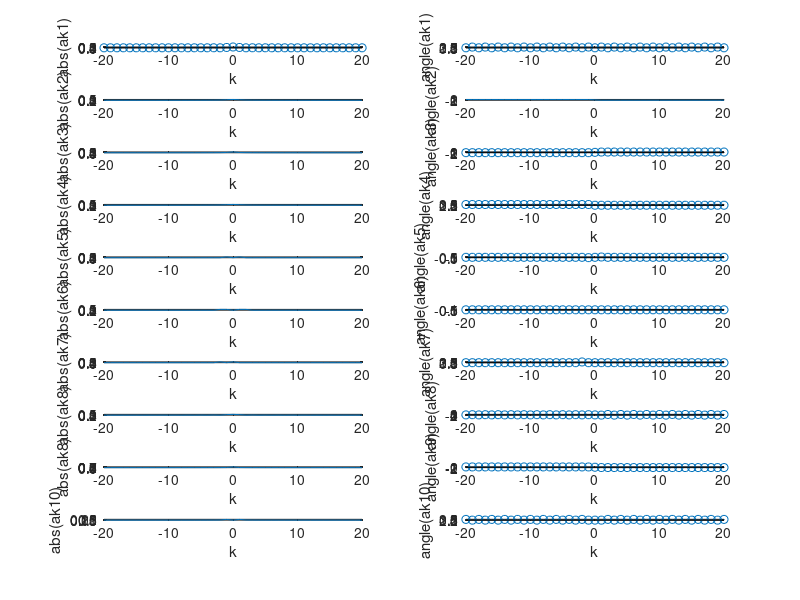

Write MATLAB code to recreate this figure.
clc;
close all;

t=-20:0.01:20;
j=1;
for k=-20:20
    ak1(j)=((-1)^k-1)/(k*pi)^2;
    ak2(j)=(1-(-1^k))/(2*1i*pi*k);
    ak3(j)=(-1/(1i*k*2*pi));
    ak4(j)=1/(k*pi);
    ak8(j)=((-1)^k-1)/(-1i*2*pi*k);
    ak9(j)=(1-exp(-1))/(1+1i*pi*2*k);
    ak10(j)=(2*(-1)^k)/(pi*(1-4*k^2));
    j=j+1;
end
l=-20:20;
ak5=zeros(1, length(l));
ak5(20:22)=[0.5*exp(-1i*pi/4),0,0.5*exp(1i*pi/4)];
ak6=zeros(1, length(l));
ak6(19:23)=[0.5,0.5,0,0.5,0.5];
ak7=zeros(1, length(l));
ak7(19:21)=[-0.5,0,0.5];
ak1(21)=0.5;
ak2(21)=0.5;
ak3(21)=0.5;
ak4(21)=0.5;
ak8(21)=0.5;
ak9(21)=(1-exp(-1));
ak10(21)=0;
%plot 11
subplot(10,2,1);
stem(l,abs(ak1));
xlabel('k');
ylabel('abs(ak1)');
%plot 12
subplot(10,2,2);
stem(l,angle(ak1));
xlabel('k');
ylabel('angle(ak1)');
%plot 21
subplot(10,2,3);
plot(l,abs(ak2));
xlabel('k');
ylabel('abs(ak2)');
%plot 22
subplot(10,2,4);
plot(l,angle(ak2));
xlabel('k');
ylabel('angle(ak2)');
%plot 31
subplot(10,2,5);
plot(l,abs(ak3));
xlabel('k');
ylabel('abs(ak3)');
%plot 32
subplot(10,2,6);
stem(l,angle(ak3));
xlabel('k');
ylabel('angle(ak3)');
%plot 41
subplot(10,2,7);
plot(l,abs(ak4));
xlabel('k');
ylabel('abs(ak4)');
%plot 42
subplot(10,2,8);
stem(l,angle(ak4));
xlabel('k');
ylabel('angle(ak4)');
%plot 51
subplot(10,2,9);
plot(l,abs(ak5));
xlabel('k');
ylabel('abs(ak5)');
%plot 52
subplot(10,2,10);
stem(l,angle(ak5));
xlabel('k');
ylabel('angle(ak5)');
%plot 61
subplot(10,2,11);
plot(l,abs(ak6));
xlabel('k');
ylabel('abs(ak6)');
%plot 62
subplot(10,2,12);
stem(l,angle(ak6));
xlabel('k');
ylabel('angle(ak6)');
%plot 71
subplot(10,2,13);
plot(l,abs(ak7));
xlabel('k');
ylabel('abs(ak7)');
%plot 72
subplot(10,2,14);
stem(l,angle(ak7));
xlabel('k');
ylabel('angle(ak7)');
%plot 81
subplot(10,2,15);
plot(l,abs(ak8));
xlabel('k');
ylabel('abs(ak8)');
%plot 82
subplot(10,2,16);
stem(l,angle(ak8));
xlabel('k');
ylabel('angle(ak8)');
%plot 91
subplot(10,2,17);
plot(l,abs(ak9));
xlabel('k');
ylabel('abs(ak8)');
%plot 92
subplot(10,2,18);
stem(l,angle(ak9));
xlabel('k');
ylabel('angle(ak9)');
%plot 101
subplot(10,2,19);
plot(l,abs(ak10));
xlabel('k');
ylabel('abs(ak10)');
%plot 102
subplot(10,2,20);
stem(l,angle(ak10));
xlabel('k');
ylabel('angle(ak10)');
